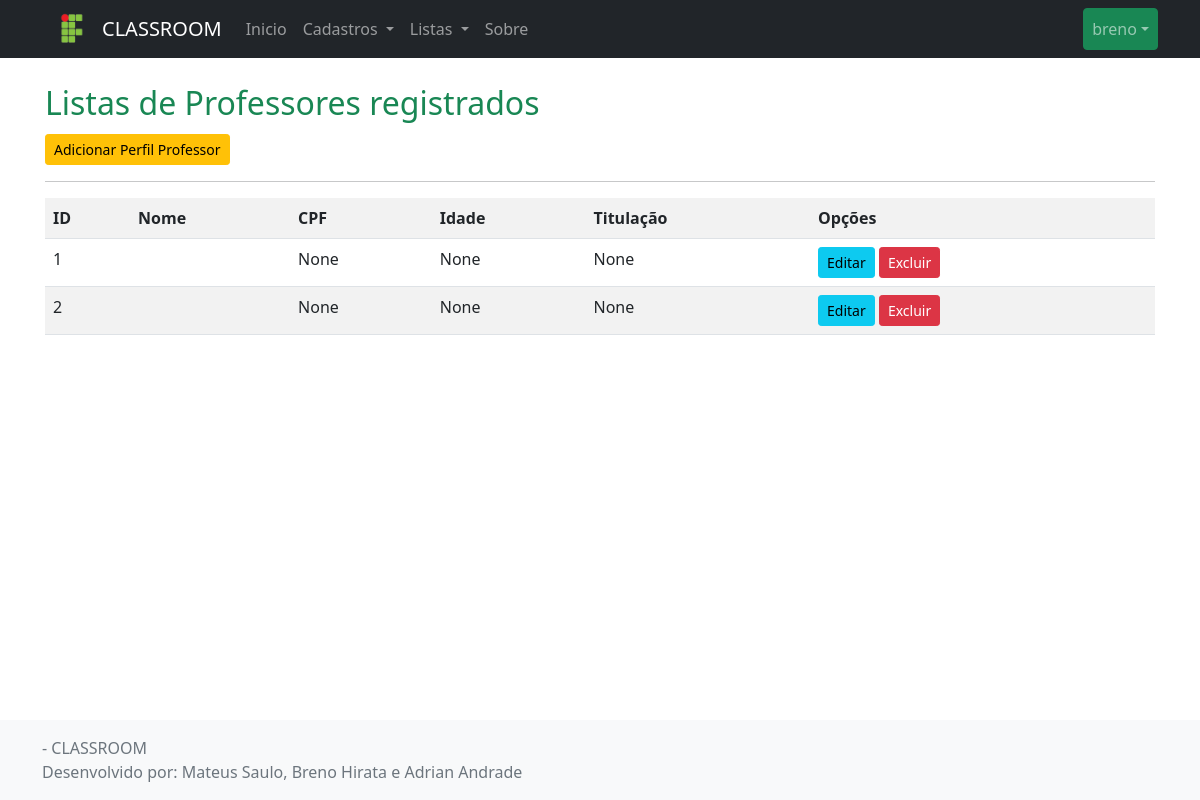
The page /listar/perfil_prof/ (signed in) on the database as committed earlier.
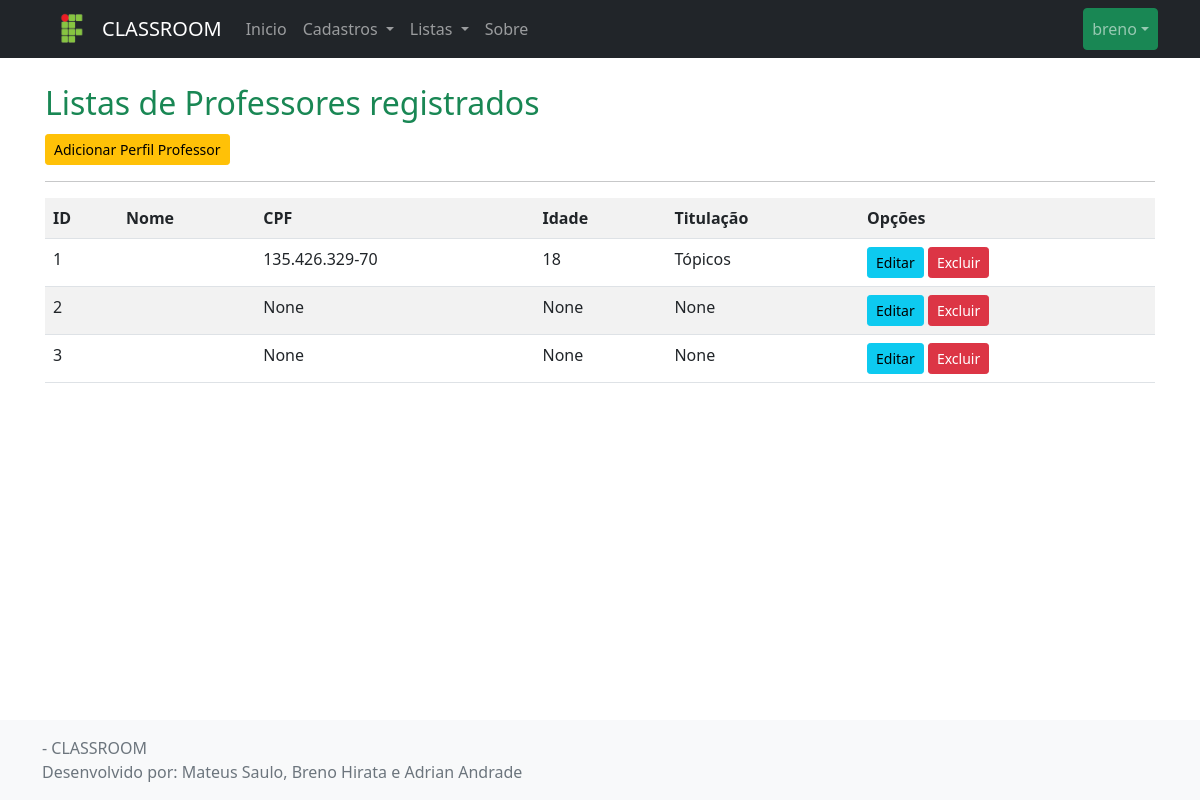
The same page on the database as committed later.
### cadastros/models.py (models this page shows, shortened)
class Perfil_professor(models.Model):
    nome_completo = models.CharField(max_length=50, verbose_name="Nome Completo", null=True)
    cpf = models.CharField(max_length=14, null=True, verbose_name="CPF")
    idade = models.IntegerField(null=True)
    titulacao = models.CharField(max_length=100, verbose_name="Titulação", null=True)
    professor = models.OneToOneField(User, on_delete=models.CASCADE)

### cadastros/views.py (the view)
# urls.py: path('listar/perfil_prof/', Perfil_professorList.as_view(), name='listar-perfil_prof'),
class Perfil_professorList(LoginRequiredMixin, ListView):
    login_url = reverse_lazy('login')
    model = Perfil_professor
    template_name = 'cadastros/listas/perfil_prof.html'

### cadastros/templates/cadastros/listas/perfil_prof.html
{% extends 'paginas/modelo.html' %}
{% load static %}
{% block conteudo %}
<h2 class="text-success border-buttom border-warning pb-1 nt-4">
    Listas de Professores registrados
</h2>
<a href="{% url 'cadastrar-perfil_prof' %}" class="btn btn-warning btn-sm">Adicionar Perfil Professor</a>
<hr>
<div class="table-responsive">
    <table class="table table-striped">
        <tr>
            <th>ID</th>
            <th>Nome</th>
            <th>CPF</th>
            <th>Idade</th>
            <th>Titulação</th>
            <th>Opções</th>
        </tr>
        {% for perfil_prof in object_list %}
        <tr>
            <td>{{ perfil_prof.pk }}</td>
            <td>{{ perfil_prof.nome }}</td>
            <td>{{ perfil_prof.cpf}}</td>
            <td>{{ perfil_prof.idade }}</td>
            <td>{{ perfil_prof.titulacao }}</td>
            <td>
                <a href="{% url 'editar-perfil_prof' perfil_prof.pk %}" class="btn btn-info btn-sm">Editar</a>
                <a href="{% url 'excluir-perfil_prof' perfil_prof.pk %}" class="btn btn-danger btn-sm">Excluir</a>
            </td>
        </tr>
        {% empty %}
        <tr>
            <td colspan="3">Nenhum Perfil Professor registrado.</td>
        </tr>
        {% endfor %}
    </table>
</div>
{% endblock %}

Rows that differ between the two databases and show on the page:
changed Perfil_professor id 1: cpf "None" → "135.426.329-70"; idade "None" → "18"; titulacao "None" → "Tópicos"
added Perfil_professor: pk "3", cpf "None", idade "None", titulacao "None"
